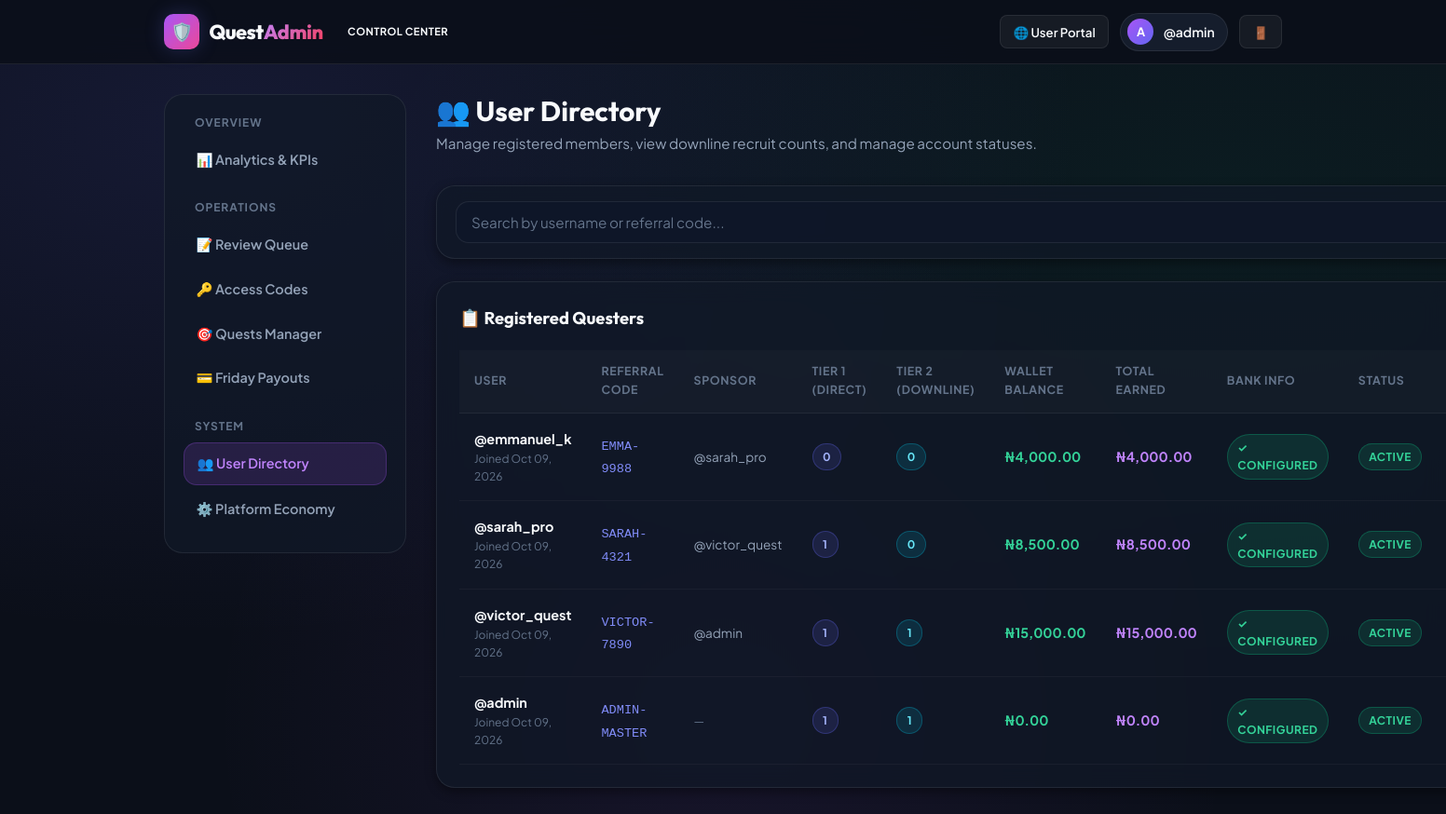
Page /admin/users (signed in) on the committed database.
### app/models.py (models this page shows, shortened)
class User(UserMixin, db.Model):
    __tablename__ = 'users'
    id = db.Column(db.Integer, primary_key=True)
    username = db.Column(db.String(64), unique=True, nullable=False, index=True)
    password_hash = db.Column(db.String(255), nullable=False)
    is_admin = db.Column(db.Boolean, default=False)
    is_active = db.Column(db.Boolean, default=True)
    referral_code = db.Column(db.String(24), unique=True, nullable=False, index=True)
    referred_by_id = db.Column(db.Integer, db.ForeignKey('users.id'), nullable=True)
    wallet_balance = db.Column(db.Float, default=0.0)       # Available to withdraw
    referral_earnings = db.Column(db.Float, default=0.0)    # Lifetime referral commissions earned
    total_earned = db.Column(db.Float, default=0.0)         # Lifetime all earnings (referral + tasks)
    tasks_completed_count = db.Column(db.Integer, default=0)
    bank_name = db.Column(db.String(128), nullable=True)
    account_number = db.Column(db.String(64), nullable=True)
    account_name = db.Column(db.String(128), nullable=True)
    created_at = db.Column(db.DateTime, default=lambda: datetime.now(timezone.utc))
    updated_at = db.Column(db.DateTime, default=lambda: datetime.now(timezone.utc), onupdate=lambda: datetime.now(timezone.utc))
    direct_referrals = db.relationship(
        'User',
        backref=db.backref('sponsor', remote_side=[id]),
        foreign_keys=[referred_by_id],
        lazy='dynamic'
    )
    submissions = db.relationship('TaskSubmission', backref='user', foreign_keys='TaskSubmission.user_id', lazy='dynamic')
    withdrawals = db.relationship('Withdrawal', backref='user', foreign_keys='Withdrawal.user_id', lazy='dynamic')
    transactions = db.relationship('Transaction', backref='user', foreign_keys='Transaction.user_id', lazy='dynamic', order_by='Transaction.created_at.desc()')
    @property
    def tier1_count(self) -> int:
        return self.direct_referrals.count()
    @property
    def tier2_count(self) -> int:
        direct_ids = [u.id for u in self.direct_referrals.all()]
        if not direct_ids:
            return 0
        return User.query.filter(User.referred_by_id.in_(direct_ids)).count()
    @property
    def has_payout_details(self) -> bool:
        return bool(self.bank_name and self.account_number and self.account_name)

class SystemSetting(db.Model):
    __tablename__ = 'system_settings'
    key = db.Column(db.String(64), primary_key=True)
    value = db.Column(db.Text, nullable=False)
    description = db.Column(db.String(255), nullable=True)
    @classmethod
    def get(cls, key: str, default: str = '') -> str:
        setting = db.session.get(cls, key)
        return setting.value if setting else default

### app/routes/admin.py (the view)
@admin_bp.route('/users')
@admin_required
def users():
    economy = get_system_economy()
    search = request.args.get('q', '').strip()
    query = User.query
    if search:
        query = query.filter(User.username.ilike(f'%{search}%') | User.referral_code.ilike(f'%{search}%'))
    all_users = query.order_by(User.created_at.desc()).limit(150).all()
    return render_template('admin/users.html', users=all_users, search=search, economy=economy)

### app/__init__.py (called while the page is built)
@login_manager.user_loader
def load_user(user_id):
    return db.session.get(User, int(user_id))

### app/routes/admin.py (called while the page is built)
def admin_required(f):
    @wraps(f)
    @login_required
    def decorated_function(*args, **kwargs):
        if not current_user.is_admin:
            flash('Admin privilege required to access this area.', 'danger')
            return redirect(url_for('main.dashboard'))
        return f(*args, **kwargs)
    return decorated_function

### app/utils.py (called while the page is built)
def format_currency(amount, symbol=None):
    if amount is None:
        amount = 0.0
    if symbol is None:
        symbol = SystemSetting.get('currency_symbol', current_app.config.get('DEFAULT_CURRENCY_SYMBOL', '₦'))
    return f"{symbol}{amount:,.2f}"

### app/templates/admin/users.html (shortened to what this page needs)
{% extends 'admin/base_admin.html' %}
{% block admin_content %}
<div style="display: flex; align-items: center; justify-content: space-between; flex-wrap: wrap; gap: 1rem; margin-bottom: 2rem;">
  <div>
    <h1 style="font-size: 1.85rem; margin-bottom: 0.25rem;">👥 User Directory</h1>
    <p style="font-size: 0.95rem;">Manage registered members, view downline recruit counts, and manage account statuses.</p>
  </div>
</div>
<div class="card" style="margin-bottom: 1.5rem; padding: 1rem 1.25rem;">
  <form method="GET" action="{{ url_for('admin.users') }}" style="display: flex; gap: 1rem;">
    <input type="text" name="q" value="{{ search }}" class="form-control" placeholder="Search by username or referral code...">
  </form>
</div>
<div class="card">
  <div class="card-header">
    <h3 class="card-title">📋 Registered Questers</h3>
  </div>
  {% if users %}
    <div class="table-responsive">
      <table class="custom-table">
        <thead>
          <tr>
            <th>User</th>
            <th>Referral Code</th>
            <th>Sponsor</th>
            <th>Tier 1 (Direct)</th>
            <th>Tier 2 (Downline)</th>
            <th>Wallet Balance</th>
            <th>Total Earned</th>
            <th>Bank Info</th>
            <th>Status</th>
            <th>Action</th>
          </tr>
        </thead>
        <tbody>
          {% for u in users %}
          <tr>
            <td>
              <div style="font-weight: 700; color: #f8fafc;">@{{ u.username }}</div>
              <div style="font-size: 0.75rem; color: var(--text-muted);">Joined {{ u.created_at|datetimeformat('%b %d, %Y') }}</div>
            </td>
            <td>
              <span style="font-family: monospace; font-size: 0.85rem; color: #818cf8;">{{ u.referral_code }}</span>
            </td>
            <td>
              {% if u.sponsor %}
                <span style="font-size: 0.85rem; color: var(--text-secondary);">@{{ u.sponsor.username }}</span>
              {% else %}
                <span style="font-size: 0.8rem; color: var(--text-muted);">&mdash;</span>
              {% endif %}
            </td>
            <td>
              <span class="badge badge-indigo">{{ u.tier1_count }}</span>
            </td>
            <td>
              <span class="badge badge-cyan">{{ u.tier2_count }}</span>
            </td>
            <td style="font-weight: 700; color: #34d399;">
              {{ u.wallet_balance|currency }}
            </td>
            <td style="font-weight: 700; color: #c084fc;">
              {{ u.total_earned|currency }}
            </td>
            <td>
              {% if u.has_payout_details %}
                <span class="badge badge-emerald" title="{{ u.bank_name }} - {{ u.account_number }} ({{ u.account_name }})">
                  ✓ Configured
                </span>
              {% else %}
                <span class="badge" style="background: rgba(255,255,255,0.06); color: var(--text-muted);">
                  Not Set
                </span>
              {% endif %}
            </td>
            <td>
              {% if u.is_active %}
                <span class="badge badge-emerald">Active</span>
              {% else %}
                <span class="badge badge-rose">Banned</span>
              {% endif %}
            </td>
            <td>
            </td>
          </tr>
          {% endfor %}
        </tbody>
      </table>
    </div>
  {% else %}
    <div style="text-align: center; padding: 3rem 1rem; color: var(--text-muted);">
      No users found matching your search.
    </div>
  {% endif %}
</div>
{% endblock %}

### app/templates/admin/base_admin.html (shortened to what this page needs)
<!DOCTYPE html>
<html lang="en">
<head>
  <link rel="stylesheet" href="{{ url_for('static', filename='css/style.css') }}">
</head>
<body>
  <header class="navbar">
    <div class="app-container">
      <div class="nav-wrapper">
        <div style="display: flex; align-items: center; gap: 1rem;">
          <a href="{{ url_for('admin.dashboard') }}" class="brand-logo">
            <div class="brand-icon" style="background: linear-gradient(135deg, #a855f7 0%, #ec4899 100%);">🛡️</div>
            <span>Quest<span class="gradient-text" style="background: linear-gradient(135deg, #c084fc 0%, #f43f5e 100%); -webkit-background-clip: text;">Admin</span></span>
          </a>
          <span class="badge badge-purple" style="font-size: 0.7rem;">Control Center</span>
        </div>
        <div class="nav-actions">
          <a href="{{ url_for('main.dashboard') }}" class="btn btn-sm btn-secondary">
            🌐 User Portal
          </a>
          <div class="user-pill">
            <div class="user-avatar-sm" style="background: linear-gradient(135deg, #a855f7 0%, #6366f1 100%); color: #fff;">A</div>
            <span class="user-pill-name">@{{ current_user.username }}</span>
          </div>
          <a href="{{ url_for('auth.logout') }}" class="btn btn-sm btn-secondary" title="Logout">🚪</a>
        </div>
      </div>
    </div>
  </header>
  <main class="main-content">
    <div class="app-container">
      <div class="admin-layout">
        <aside class="admin-sidebar">
          <div class="admin-menu-heading">Overview</div>
          <a href="{{ url_for('admin.dashboard') }}" class="admin-nav-item {% if request.endpoint == 'admin.dashboard' %}active{% endif %}">
            <span>📊 Analytics & KPIs</span>
          </a>
          <div class="admin-menu-heading">Operations</div>
          <a href="{{ url_for('admin.reviews') }}" class="admin-nav-item {% if request.endpoint == 'admin.reviews' %}active{% endif %}">
            <span>📝 Review Queue</span>
            {% set pending_subs = TaskSubmission.query.filter_by(status='pending').count() if TaskSubmission is defined else 0 %}
          </a>
          <a href="{{ url_for('admin.codes') }}" class="admin-nav-item {% if request.endpoint == 'admin.codes' %}active{% endif %}">
            <span>🔑 Access Codes</span>
          </a>
          <a href="{{ url_for('admin.tasks') }}" class="admin-nav-item {% if request.endpoint == 'admin.tasks' %}active{% endif %}">
            <span>🎯 Quests Manager</span>
          </a>
          <a href="{{ url_for('admin.withdrawals') }}" class="admin-nav-item {% if request.endpoint == 'admin.withdrawals' %}active{% endif %}">
            <span>💳 Friday Payouts</span>
          </a>
          <div class="admin-menu-heading">System</div>
          <a href="{{ url_for('admin.users') }}" class="admin-nav-item {% if request.endpoint == 'admin.users' %}active{% endif %}">
            <span>👥 User Directory</span>
          </a>
          <a href="{{ url_for('admin.settings') }}" class="admin-nav-item {% if request.endpoint == 'admin.settings' %}active{% endif %}">
            <span>⚙️ Platform Economy</span>
          </a>
        </aside>
        <section class="admin-main">
          {% block admin_content %}{% endblock %}
        </section>
      </div>
    </div>
  </main>
</body>
</html>

### app/templates/admin/base_admin.html (style rules this page uses)
.admin-layout { display: grid; grid-template-columns: 260px 1fr; gap: 2rem; align-items: start; }
.admin-sidebar { background: var(--bg-card); border: 1px solid var(--border-color); border-radius: var(--radius-lg); padding: 1.25rem; position: sticky; top: 5rem; }
.admin-menu-heading { font-size: 0.75rem; font-weight: 700; text-transform: uppercase; letter-spacing: 0.08em; color: var(--text-muted); margin: 1.25rem 0 0.5rem 0.75rem; }
.admin-menu-heading:first-child { margin-top: 0; }
.admin-nav-item { display: flex; align-items: center; justify-content: space-between; padding: 0.65rem 0.85rem; border-radius: var(--radius-md); font-size: 0.9rem; font-weight: 600; color: var(--text-secondary); margin-bottom: 0.25rem; transition: all var(--transition-fast); }
.admin-nav-item.active { color: #c084fc; background: rgba(168, 85, 247, 0.15); border: 1px solid rgba(168, 85, 247, 0.25); }

### rows in the picture
User: username "admin", created_at "Oct 09, 2026", referral_code "ADMIN-MASTER", tier1_count "1", tier2_count "1", wallet_balance "₦0.00", total_earned "₦0.00", is_active "ACTIVE"
User: username "emmanuel_k", created_at "Oct 09, 2026", referral_code "EMMA-9988", sponsor.username "sarah_pro", tier1_count "0", tier2_count "0", wallet_balance "₦4,000.00", total_earned "₦4,000.00", is_active "ACTIVE"
User: username "sarah_pro", created_at "Oct 09, 2026", referral_code "SARAH-4321", sponsor.username "victor_quest", tier1_count "1", tier2_count "0", wallet_balance "₦8,500.00", total_earned "₦8,500.00", shows "ACTIVE"
User: username "victor_quest", created_at "Oct 09, 2026", referral_code "VICTOR-7890", sponsor.username "admin", tier1_count "1", tier2_count "1", wallet_balance "₦15,000.00", total_earned "₦15,000.00", is_active "ACTIVE"
